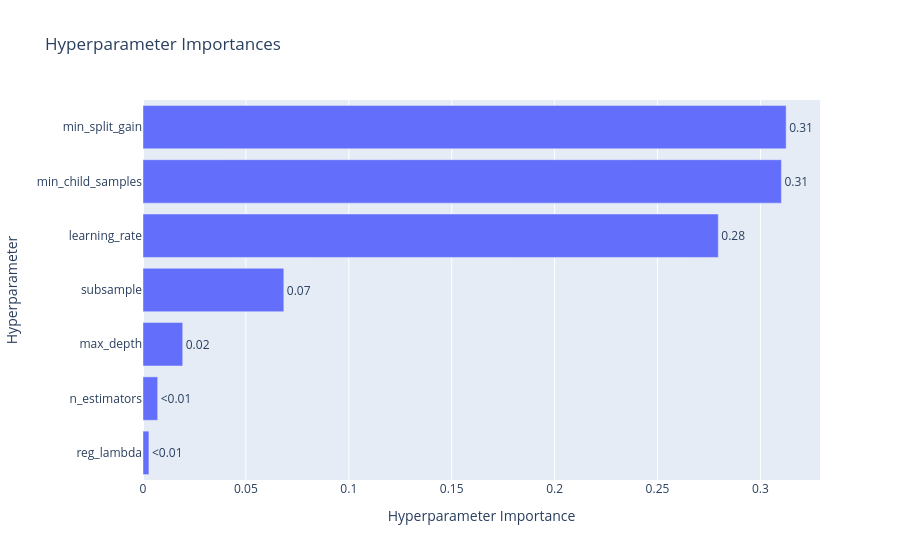

Notebook source saved alongside this figure:
### Code cell
fig_importance.show()

### Figure 1 — Plotly figure (JSON) as saved in the notebook; plotly's stock layout.template omitted (floating-point values rounded to 4 significant figures)
{"data": [{"cliponaxis": false, "hovertemplate": ["reg_lambda (FloatDistribution): 0.0028741905068604906<extra></extra>", "n_estimators (IntDistribution): 0.007130768820994774<extra></extra>", "max_depth (IntDistribution): 0.019305160646989804<extra></extra>", "subsample (FloatDistribution): 0.06842327537518703<extra></extra>", "learning_rate (FloatDistribution): 0.2795489176771902<extra></extra>", "min_child_samples (IntDistribution): 0.3102120894641825<extra></extra>", "min_split_gain (FloatDistribution): 0.31250559750859513<extra></extra>"], "name": "Objective Value", "orientation": "h", "text": ["<0.01", "<0.01", "0.02", "0.07", "0.28", "0.31", "0.31"], "textposition": "outside", "type": "bar", "x": [0.002874, 0.007131, 0.01931, 0.06842, 0.2795, 0.3102, 0.3125], "y": ["reg_lambda", "n_estimators", "max_depth", "subsample", "learning_rate", "min_child_samples", "min_split_gain"]}], "layout": {"title": {"text": "Hyperparameter Importances"}, "xaxis": {"title": {"text": "Hyperparameter Importance"}}, "yaxis": {"title": {"text": "Hyperparameter"}}}}
